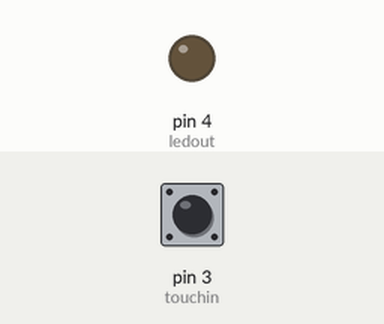
This sketch was run on a simulated Arduino Uno, built with avr-gcc and run on an emulated ATmega328P. On the bench: output pins drawn as LEDs (lit = HIGH). Inputs (shaded band) come from the test bench; at power-on: pin 3 (touchin) LOW.

Above: at 1.2 s.
1.3 s: pin 3 (touchin) pulled HIGH for 0.15 s
At 2.7 s:
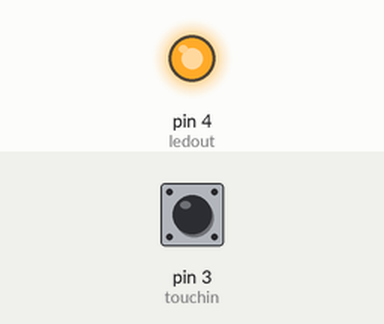
4.4 s: pin 3 (touchin) pulled HIGH for 3.2 s
At 8.5 s:
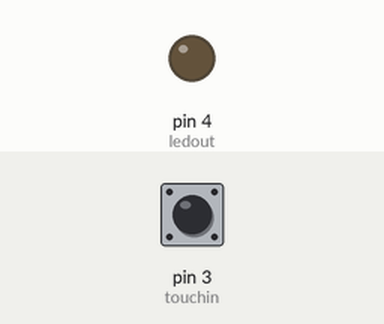
Timing chart, 0 to 10.0 s (numbered marks = the images above; inputs shaded):
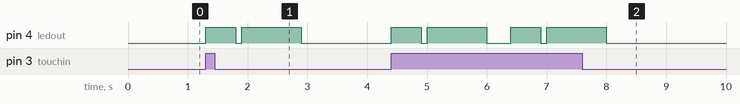

Measured:
- after the input at 1.3 s, pin 4 (ledout): LOW → HIGH at once, → LOW 0.50 s later, → HIGH 0.10 s later, → LOW 1.0 s later
- after the input at 4.4 s, pin 4 (ledout): LOW → HIGH at once, → LOW 0.50 s later, → HIGH 0.10 s later, → LOW 1.0 s later, … (8 changes in this stretch)

The sketch:

morse.ino
```cpp
int ledout = 4;
int touchin = 3;
int durum = 0;
void setup() {
  // put your setup code here, to run once:
  pinMode(ledout,OUTPUT);
  pinMode(touchin,INPUT);
}

void loop() {
  // put your main code here, to run repeatedly:
  durum = digitalRead(touchin);
  if(durum == HIGH){
    morse(1,2,0,0,0);
  }
}
void morse(int d1,int d2, int d3, int d4, int d5){
  digitalWrite(ledout,HIGH);
  delay(d1*500);
  digitalWrite(ledout,LOW);
  delay(100);
  digitalWrite(ledout,HIGH);
  delay(d2*500);
  digitalWrite(ledout,LOW);
  delay(100);
  digitalWrite(ledout,HIGH);
  delay(d3*500);
  digitalWrite(ledout,LOW);
  delay(100);
  digitalWrite(ledout,HIGH);
  delay(d4*500);
  digitalWrite(ledout,LOW);
  delay(100);
  digitalWrite(ledout,HIGH);
  delay(d5*500);
  digitalWrite(ledout,LOW);
  delay(100);
}
```
